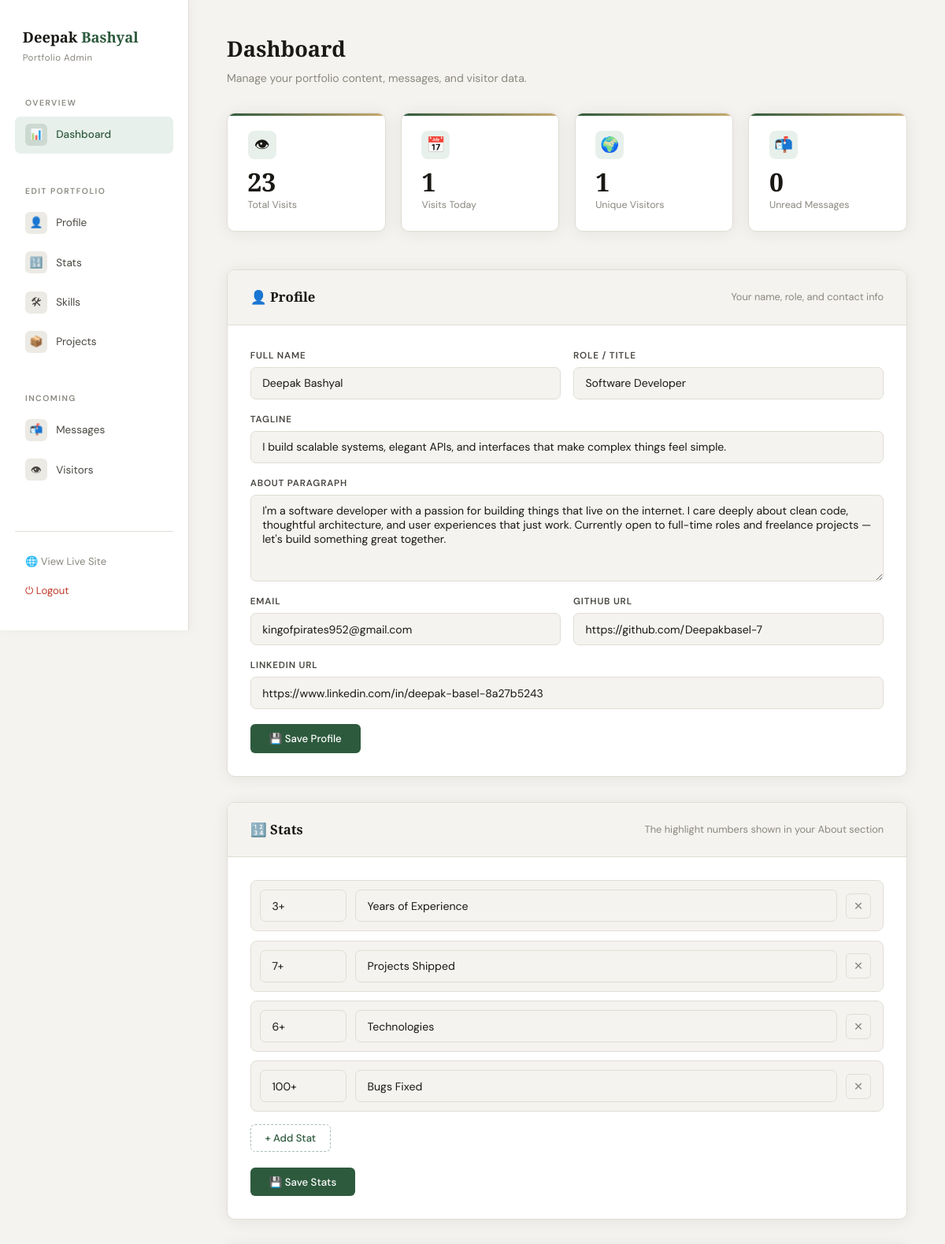
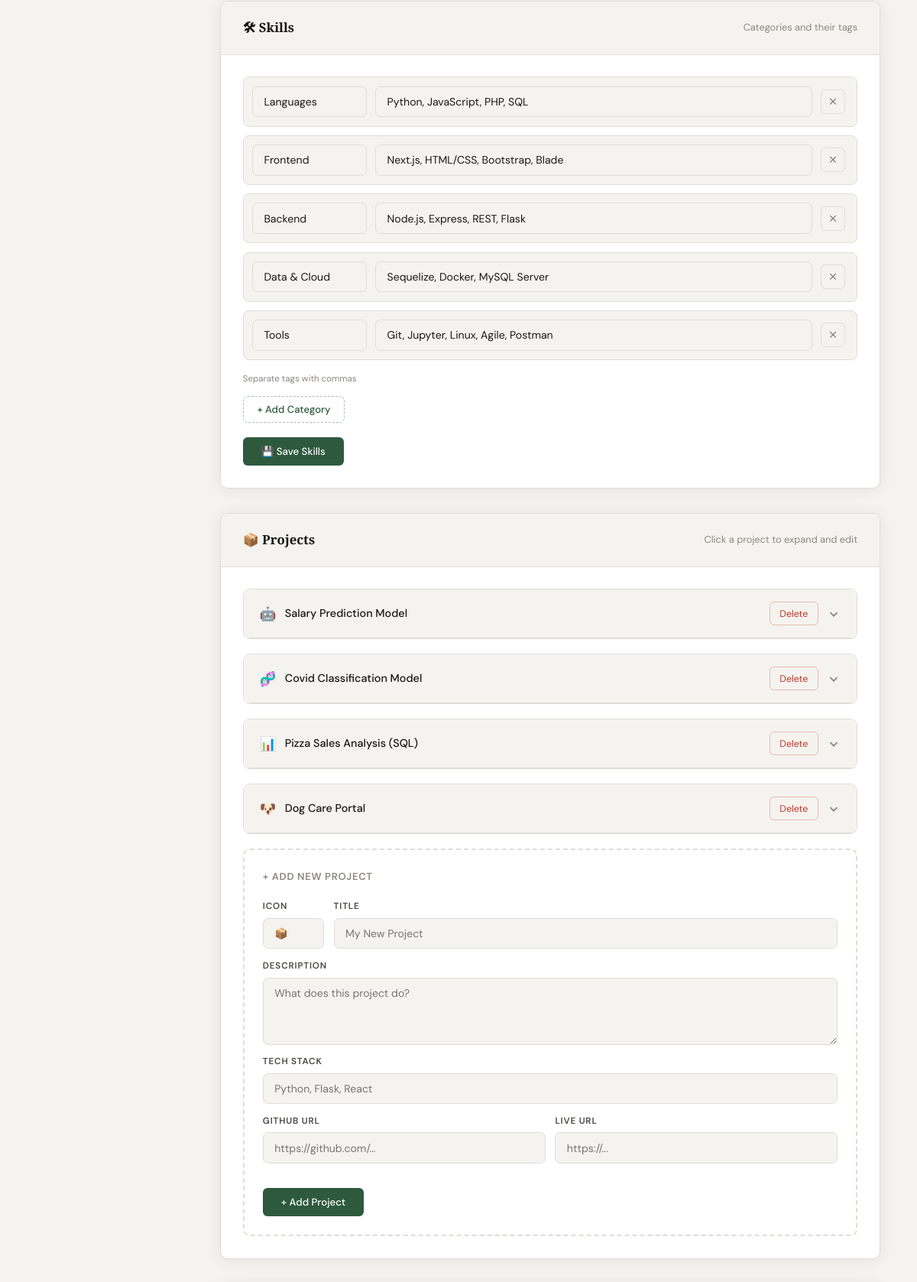
/admin (signed in, upper part), run on the app's committed database (2 pictures, top to bottom).
### tables this page shows
CREATE TABLE profile (
            key TEXT PRIMARY KEY, value TEXT
        );

CREATE TABLE stats (
            id INTEGER PRIMARY KEY AUTOINCREMENT,
            num TEXT NOT NULL, label TEXT NOT NULL, ord INTEGER DEFAULT 0
        );

CREATE TABLE skills (
            id INTEGER PRIMARY KEY AUTOINCREMENT,
            category TEXT NOT NULL, tags TEXT NOT NULL, ord INTEGER DEFAULT 0
        );

CREATE TABLE projects (
            id INTEGER PRIMARY KEY AUTOINCREMENT,
            icon TEXT DEFAULT '📦', title TEXT NOT NULL,
            desc TEXT NOT NULL, stack TEXT NOT NULL,
            github TEXT DEFAULT '', live TEXT DEFAULT '', ord INTEGER DEFAULT 0
        );

### app.py (the view)
@app.route("/admin")
@login_required
def admin():
    profile, stats, skills, projects = get_all()
    parsed_skills = [(s["category"], json.loads(s["tags"]), s["id"]) for s in skills]
    with db() as c:
        messages  = c.execute("SELECT * FROM messages ORDER BY created DESC").fetchall()
        unread    = c.execute("SELECT COUNT(*) FROM messages WHERE read=0").fetchone()[0]
        visitors  = c.execute("SELECT * FROM visitors ORDER BY created DESC LIMIT 100").fetchall()
        vis_total = c.execute("SELECT COUNT(*) FROM visitors").fetchone()[0]
        vis_today = c.execute("SELECT COUNT(*) FROM visitors WHERE date(created)=date('now','localtime')").fetchone()[0]
        unique_ip = c.execute("SELECT COUNT(DISTINCT ip) FROM visitors").fetchone()[0]
    return render_template("admin.html",
        profile=profile, stats=stats, skills=parsed_skills, projects=projects,
        messages=messages, unread=unread,
        visitors=visitors, vis_total=vis_total, vis_today=vis_today, unique_ips=unique_ip)

### app.py (called while the page is built, shortened)
def db():
    conn = sqlite3.connect(os.path.join(BASE, DB))
    conn.row_factory = sqlite3.Row
    return conn

def get_all():
    with db() as c:
        profile  = {r["key"]: r["value"] for r in c.execute("SELECT key,value FROM profile")}
        stats    = c.execute("SELECT * FROM stats ORDER BY ord").fetchall()
        skills   = c.execute("SELECT * FROM skills ORDER BY ord").fetchall()
        projects = c.execute("SELECT * FROM projects ORDER BY ord").fetchall()
    return profile, stats, skills, projects

def login_required(f):
    @wraps(f)
    def decorated(*args, **kwargs):
        if not session.get("admin_logged_in"):
            return redirect(url_for("login"))
        return f(*args, **kwargs)
    return decorated

@app.before_request
def track():
    if request.path.startswith(("/admin", "/static", "/api")):
        return

### templates/admin.html (shortened to what this page needs)
<!DOCTYPE html>
<html lang="en">
<head>
</head>
<body>
<aside class="sidebar">
  <div class="sidebar-brand">
    <div class="logo">Deepak <span>Bashyal</span></div>
    <small>Portfolio Admin</small>
  </div>
  <div class="nav-group">
    <div class="nav-group-label">Overview</div>
    <a href="#overview" class="active">
      <div class="icon">📊</div> Dashboard
    </a>
  </div>
  <div class="nav-group">
    <div class="nav-group-label">Edit Portfolio</div>
    <a href="#profile"><div class="icon">👤</div> Profile</a>
    <a href="#stats"><div class="icon">🔢</div> Stats</a>
    <a href="#skills"><div class="icon">🛠</div> Skills</a>
    <a href="#projects"><div class="icon">📦</div> Projects</a>
  </div>
  <div class="nav-group">
    <div class="nav-group-label">Incoming</div>
    <a href="#messages">
      <div class="icon">📬</div> Messages
    </a>
    <a href="#visitors"><div class="icon">👁</div> Visitors</a>
  </div>
  <div class="sidebar-footer">
    <a href="/" target="_blank">🌐 View Live Site</a>
    <a href="/admin/logout" style="color:#c0392b">⏻ Logout</a>
  </div>
</aside>
<main class="main">
  <div class="page-title">Dashboard</div>
  <div class="page-sub">Manage your portfolio content, messages, and visitor data.</div>
  <div id="overview" style="scroll-margin-top:1.5rem">
    <div class="overview">
      <div class="ov-card">
        <div class="ov-icon">👁</div>
        <div class="ov-num">{{ vis_total }}</div>
        <div class="ov-lbl">Total Visits</div>
      </div>
      <div class="ov-card">
        <div class="ov-icon">📅</div>
        <div class="ov-num">{{ vis_today }}</div>
        <div class="ov-lbl">Visits Today</div>
      </div>
      <div class="ov-card">
        <div class="ov-icon">🌍</div>
        <div class="ov-num">{{ unique_ips }}</div>
        <div class="ov-lbl">Unique Visitors</div>
      </div>
      <div class="ov-card">
        <div class="ov-icon">📬</div>
        <div class="ov-num">{{ unread }}</div>
        <div class="ov-lbl">Unread Messages</div>
      </div>
    </div>
  </div>
  <div class="section-block" id="profile">
    <div class="section-head">
      <h2>👤 Profile</h2>
      <p>Your name, role, and contact info</p>
    </div>
    <div class="section-body">
      <form method="POST" action="/admin/save/profile">
        <div class="form-grid">
          <div class="field"><label>Full Name</label><input type="text" name="name" value="{{ profile.name }}"/></div>
          <div class="field"><label>Role / Title</label><input type="text" name="role" value="{{ profile.role }}"/></div>
          <div class="field form-full"><label>Tagline</label><input type="text" name="tagline" value="{{ profile.tagline }}"/></div>
          <div class="field form-full"><label>About Paragraph</label><textarea name="about" style="min-height:110px">{{ profile.about }}</textarea></div>
          <div class="field"><label>Email</label><input type="email" name="email" value="{{ profile.email }}"/></div>
          <div class="field"><label>GitHub URL</label><input type="url" name="github" value="{{ profile.github }}"/></div>
          <div class="field form-full"><label>LinkedIn URL</label><input type="url" name="linkedin" value="{{ profile.linkedin }}"/></div>
        </div>
        <button type="submit" class="btn-save">💾 Save Profile</button>
      </form>
    </div>
  </div>
  <div class="section-block" id="stats">
    <div class="section-head">
      <h2>🔢 Stats</h2>
      <p>The highlight numbers shown in your About section</p>
    </div>
    <div class="section-body">
      <form method="POST" action="/admin/save/stats">
        <div class="row-list" id="stat-rows">
          {% for s in stats %}
          <div class="stat-row">
            <input type="text" name="num" value="{{ s.num }}" placeholder="e.g. 3+"/>
            <input type="text" name="label" value="{{ s.label }}" placeholder="e.g. Years of Experience"/>
            <button type="button" class="row-del" onclick="this.closest('.stat-row').remove()">✕</button>
          </div>
          {% endfor %}
        </div>
        <button type="button" class="btn-add" onclick="addStat()">+ Add Stat</button>
        <br/>
        <button type="submit" class="btn-save">💾 Save Stats</button>
      </form>
    </div>
  </div>
  <div class="section-block" id="skills">
    <div class="section-head">
      <h2>🛠 Skills</h2>
      <p>Categories and their tags</p>
    </div>
    <div class="section-body">
      <form method="POST" action="/admin/save/skills">
        <div class="row-list" id="skill-rows">
          {% for cat, tags, sid in skills %}
          <div class="skill-row">
            <input type="text" name="category" value="{{ cat }}" placeholder="Category"/>
            <input type="text" name="tags" value="{{ tags|join(', ') }}" placeholder="tag1, tag2, tag3"/>
            <button type="button" class="row-del" onclick="this.closest('.skill-row').remove()">✕</button>
          </div>
          {% endfor %}
        </div>
        <p class="hint" style="margin-bottom:.8rem">Separate tags with commas</p>
        <button type="button" class="btn-add" onclick="addSkill()">+ Add Category</button>
        <br/>
        <button type="submit" class="btn-save">💾 Save Skills</button>
      </form>
    </div>
  </div>
  <div class="section-block" id="projects">
    <div class="section-head">
      <h2>📦 Projects</h2>
      <p>Click a project to expand and edit</p>
    </div>
    <div class="section-body">
      <div class="project-list">
        {% for p in projects %}
        <div class="project-item">
          <div class="project-item-head" onclick="toggleProject('proj-{{ p.id }}', this)">
            <div class="project-item-head-left">
              <span>{{ p.icon }}</span>
              {{ p.title }}
            </div>
            <div style="display:flex;align-items:center;gap:.7rem">
              <form method="POST" action="/admin/delete/project/{{ p.id }}"
                    onsubmit="return confirm('Delete this project?')" onclick="event.stopPropagation()">
                <button class="btn-danger" type="submit">Delete</button>
              </form>
              <svg class="chevron" id="chev-proj-{{ p.id }}" viewBox="0 0 20 20" fill="none" stroke="currentColor" stroke-width="2">
                <polyline points="5 8 10 13 15 8"/>
              </svg>
            </div>
          </div>
        </div>
        {% endfor %}
      </div>
      <div class="add-project" style="margin-top:1.2rem">
        <div class="add-project-title">+ Add New Project</div>
        <form method="POST" action="/admin/save/project">
          <div class="project-form-2">
            <div class="field"><label>Icon</label><input type="text" name="icon" value="📦"/></div>
            <div class="field"><label>Title</label><input type="text" name="title" placeholder="My New Project" required/></div>
          </div>
          <div class="field" style="margin-bottom:.8rem">
            <label>Description</label>
            <textarea name="desc" placeholder="What does this project do?"></textarea>
          </div>
          <div class="field" style="margin-bottom:.8rem">
            <label>Tech Stack</label>
            <input type="text" name="stack" placeholder="Python, Flask, React"/>
          </div>
          <div class="project-form-half">
            <div class="field"><label>GitHub URL</label><input type="text" name="github" placeholder="https://github.com/..."/></div>
            <div class="field"><label>Live URL</label><input type="text" name="live" placeholder="https://..."/></div>
          </div>
          <button type="submit" class="btn-save">+ Add Project</button>
        </form>
      </div>
    </div>
  </div>
</main>
</body>
</html>

### data on the page
profile: name "Deepak Bashyal"
profile: role "Software Developer"
profile: tagline "I build scalable systems, elegant APIs, and interfaces that make complex things feel simple."
profile: about "I'm a software developer with a passion for building things that live on the internet. I care deeply about clean code, thoughtful architecture, and user experiences that just work. Currently open to full-time roles and freelance projects — let's build something great together."
profile: email "kingofpirates952@gmail.com"
profile: github "https://github.com/Deepakbasel-7"
profile: linkedin "https://www.linkedin.com/in/deepak-basel-8a27b5243"
stats: num "3+", label "Years of Experience"
stats: num "7+", label "Projects Shipped"
stats: num "6+", label "Technologies"
stats: num "100+", label "Bugs Fixed"
skills: category "Languages", tags "Python, JavaScript, PHP, SQL"
skills: category "Frontend", tags "Next.js, HTML/CSS, Bootstrap, Blade"
skills: category "Backend", tags "Node.js, Express, REST, Flask"
skills: category "Data & Cloud", tags "Sequelize, Docker, MySQL Server"
skills: category "Tools", tags "Git, Jupyter, Linux, Agile, Postman"
projects: icon "🤖", title "Salary Prediction Model"
projects: icon "🧬", title "Covid Classification Model", {{ p.id }} 2 (drawn)
projects: icon "📊", title "Pizza Sales Analysis (SQL)"
projects: icon "🐶", title "Dog Care Portal"

### other printed values
{{ vis_total }} "23"
{{ vis_today }} "1"
{{ unique_ips }} "1"
{{ unread }} "0"
